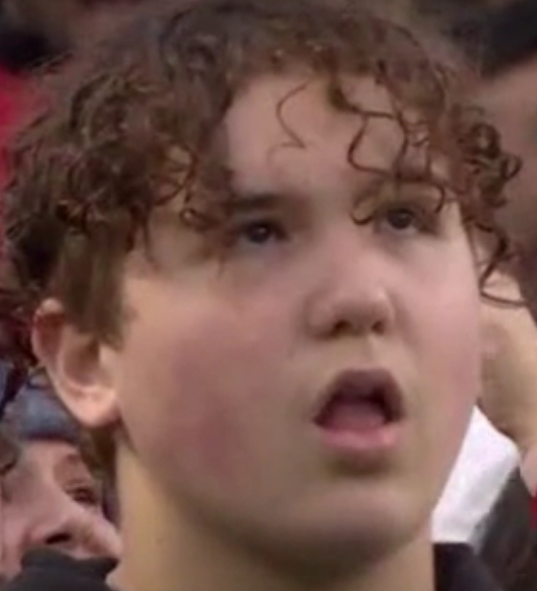
#> input picture problem 1/test_old_location/sea_damn.png, 537 x 591 px, found by its file name
$ python starting_playground_1.py
#> lines starting #> are read from the running program, lines starting #| are printed output that depends on the picture
"""
author: cray-sh
date: 2023.01.23

This file is the starting place for the first problem
Problem 1 has a lot to do with manipulating images and/or formating them
"""
# [15 lines of commented-out code are left out]

from PIL import Image as Im
import os
import sys

new_path = 'C:\\Users\\ADP55\\Desktop\\Master Scripts\\Python-Cert-Final-Problems\\problem 1\\New location\\'


#opens image at file location
image0 = Im.open('sea_damn.png')
#> image0 is the input picture: PIL image 537x591 RGBA; mean R, G, B, A 116.8, 84.6, 76.7, 255

#resizes the image opened
image1 = image0.resize((192,192))
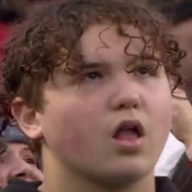
#> image1: PIL image 192x192 RGBA; mean R, G, B, A 116.8, 84.6, 76.7, 255

#rotates the image by 90 degrees
image2 = image1.rotate(90)
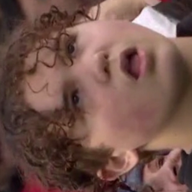
#> image2: PIL image 192x192 RGBA; mean R, G, B, A 116.8, 84.6, 76.7, 255

#formats from current format to .jpg

image2_rgb = image2.convert('RGB')
image2_rgb.save(new_path + 'sea_damn.jpeg')

#The above block 1 works to convert a single file that is given, manipulates as wanted, and then saves it under the jpeg format
#The inbetween convert step is placed just incase an image in RGBA is opened, as RGBA cannot be directly converted to jpeg without ditching the A
